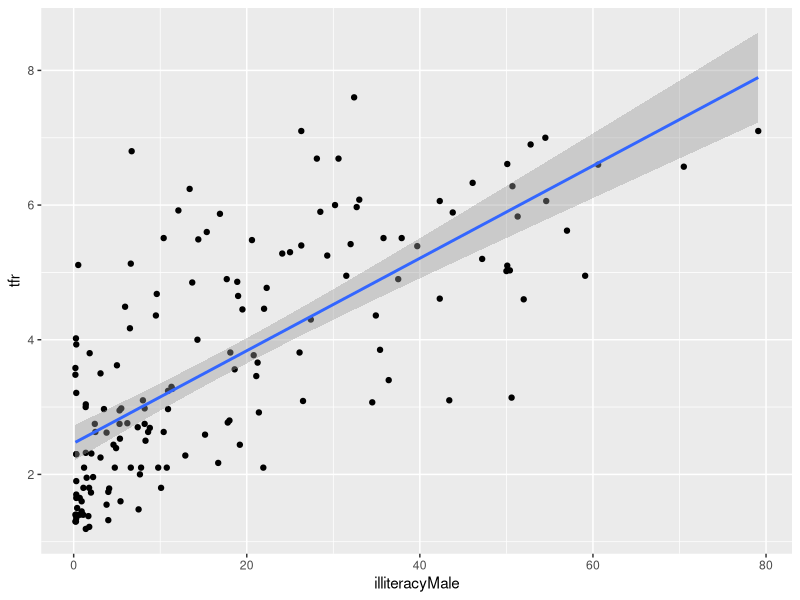
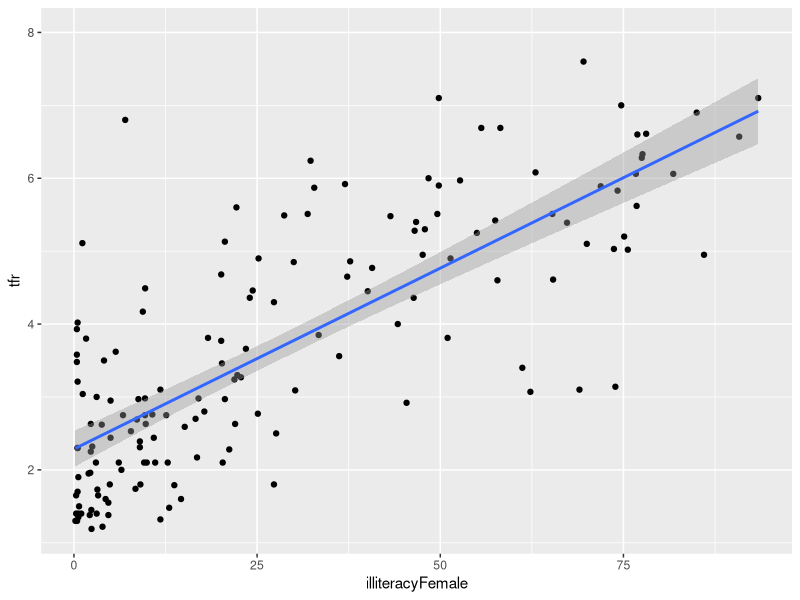
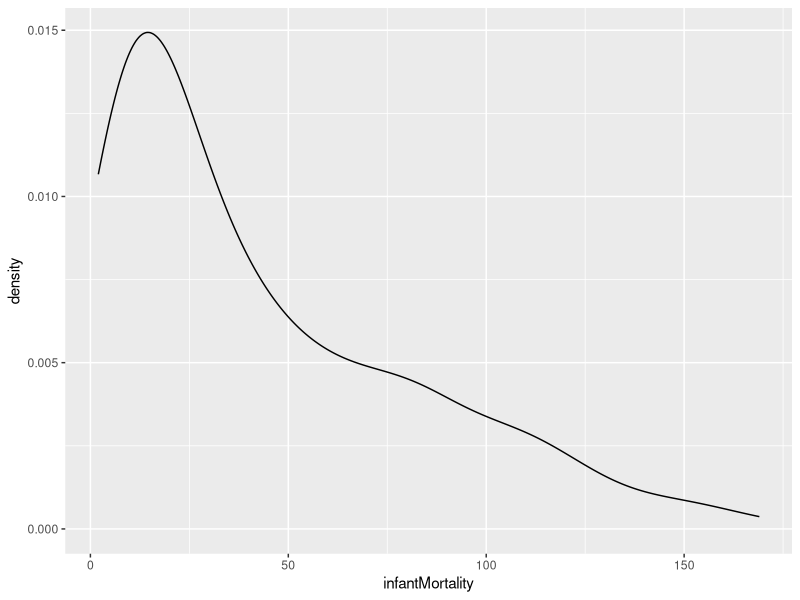
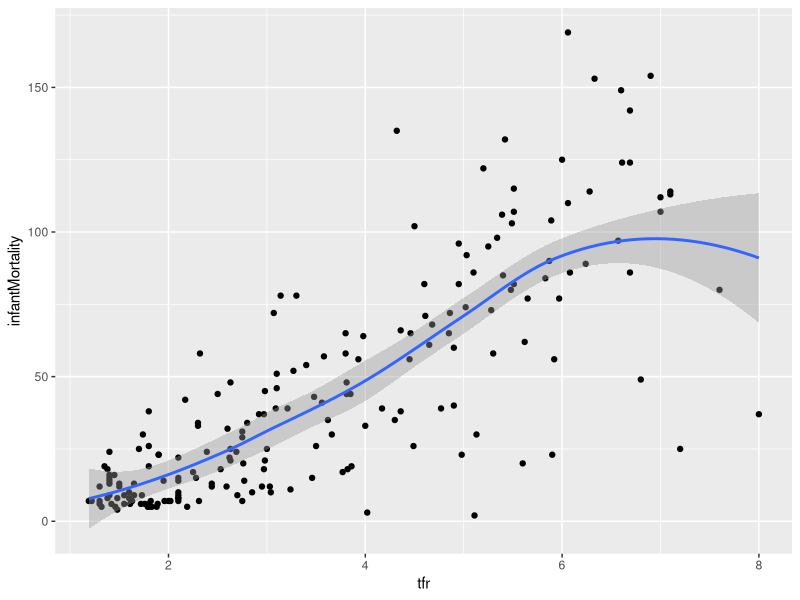
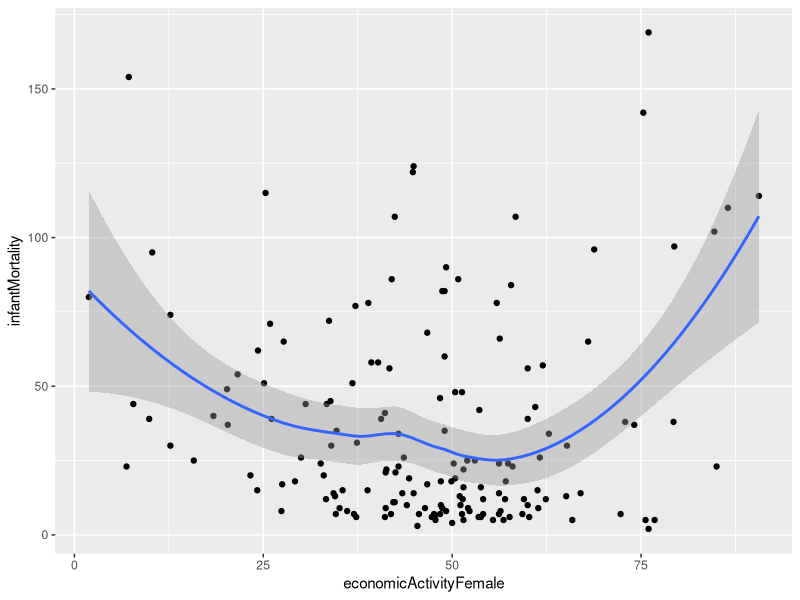
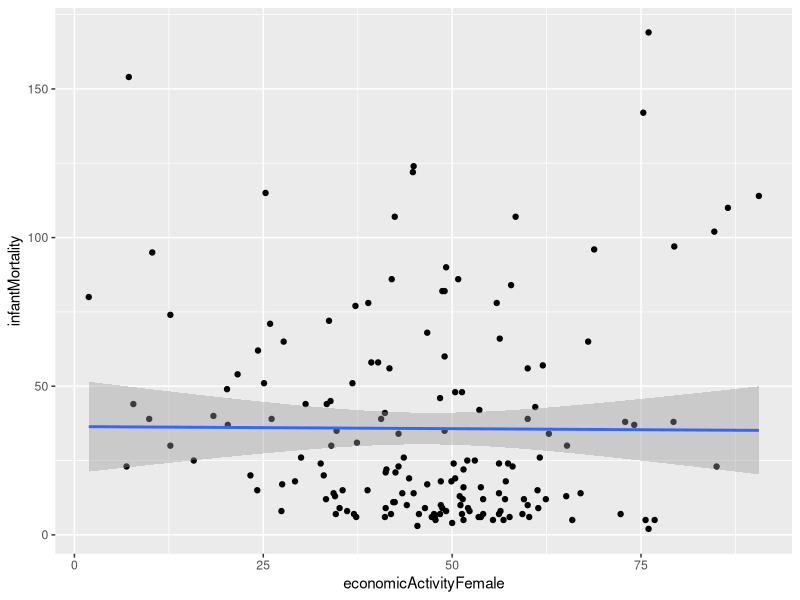
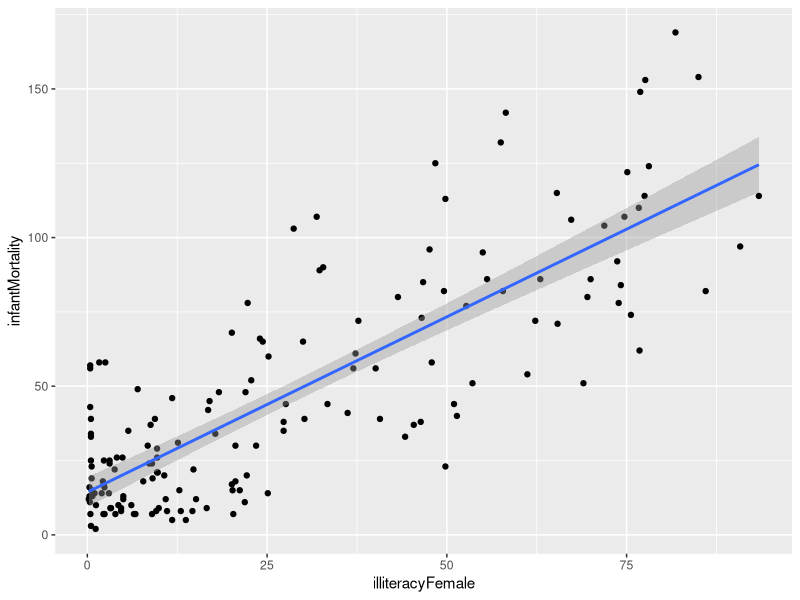

Here is the R script that generated these plots, in order:
## ---- chunk 1
knitr::opts_chunk$set(echo = TRUE, eval = F)
## ---- chunk 2
library(tidyverse)
countries = read.csv("data/countries.csv")
un <- read.table("data/UnitedNations.txt") # you will need to download as .txt the UnitedNations data set
## ---- chunk 3

browseURL("https://sociology-fa-cu.github.io/appliedregressioninr/course_data.html") 
# browseURL function enables to quickly open webpages from your script

## ---- chunk 4
# compute percapita_gdp
countries <-
  countries %>% mutate(percapita_gdp = (gdp*1000000) / population)

mod1 <- lm(percapita_gdp ~ uni_prc, data = countries)
summary(mod1)

"This model is not very nice to intepret at its face value. It says that percapita GDP of a country with no university educated people is -26404 EUR. A non-sensical value which result from the fact that there are no countries without university educated people (yet we extrapolate to such hypothetical countires). It further says that the difference between the hypothetical countries with no uni educated and countries with all people having university degree is 197313 EUR. From this, we can easily calculate that the difference in percapita GDP between two countries which differ by 1 percentage point in their proportion of uni educated people is 1973 EUR (197313 / 100). The difference is statistically significant from 0."


mod2 <- lm(percapita_gdp ~ uni_prc + dem_index, data = countries)
summary(mod2)

"The difference in per-capita GDP between countries which differ by one point in their democratic index (ten point scale) AND have the same proportion of university educated is 16310 EUR on average. This is a huge difference substantially and it is also statistically significant. Notice that the coefficient for 'uni_prc' went down dramatically to only 34543 EUR. In other words, for two countries with the same democratic index and differing by 1 percentage point in their proportion of university educated, the difference in per capita GDP only 345 EUR, a number which is likely some random noise given the broad standard errors."

  
## ---- chunk 5
un %>% glimpse() # when inspecting the dataset, you will notice there are two variables for illiteracy - one for males and one for females. Let's see what happens when we use the male illiteracy, the female illiteracy and when we use both.

mod3 <- lm(tfr ~ illiteracyMale, data = un)
summary(mod3)

"Male illiteracy is a fairly strong predictor of total fertility rate. For each percetnage point of male illiteracy, total fertility rate goes up by 0.068 children per woman. In other words, if two countries differ by 15 (1/0.068) percentage points in male illiteracy, the one with more illiteracy is expected to have 1 more child born per woman."

ggplot(aes(x=illiteracyMale, y = tfr), data = un) + geom_point() + geom_smooth(method="lm")


mod4 <- lm(tfr ~ illiteracyFemale, data = un)
summary(mod4)

"A similar story with slightly different numbers unfolds for female illitaracy, only the beta is a bit smaller."

ggplot(aes(x=illiteracyFemale, y = tfr), data = un) + geom_point() + geom_smooth(method="lm")

mod5 <- lm(tfr ~ illiteracyMale + illiteracyFemale, data = un)
summary(mod5)

"A peculiar thing happnes when we use both. The male illiteracy stops being statistically significant. We know that regression coefficients in MLR are in part dependent on other predictors in the model. This, however, is an extreme example. When two variables are very strongly correlated, like male and female illiteracy, it becomes difficult for the regression analysis to evaluate their independent (net) effect. This is called multicolinearity and we will address this issue in more detail later in the course. Generally, it is better to just use on of the two variables in the final model as the second one, while being a strong predictor in simple linear model, adds (almost) no new information."


cor(un$illiteracyFemale, un$illiteracyMale, use = "complete") # correlation is extreamly high between the two predictors


# You may have decided to center the variables:
un <-
  un %>% mutate(imc = illiteracyMale - mean(illiteracyMale, na.rm = TRUE),
                ifc = illiteracyFemale - mean(illiteracyFemale, na.rm=TRUE))

mod6 <- lm(tfr ~ imc + ifc, data = un)
summary(mod6)
## ---- chunk 6
ggplot(aes(x=infantMortality), data=un) + geom_density() # it is skewed, but we will proceed with the variable as is, without transformation. However, it is especially important to check assumptuions when this kind of distribution happens for the dependent variable. (We wil cover testing for assumptions later in the course.)
## ---- chunk 7

ggplot(aes(y=infantMortality, x = tfr), data=un) + geom_point() + geom_smooth()
# no surprise here, higher fertility associated with higher infant mortality (both typical of less developed countries). However, notice the spread seems to get bigger for higher values of total fertility rate. This could indicate issues to be covered later in the course.  

ggplot(aes(y=infantMortality, x = economicActivityFemale), data=un) + geom_point() + geom_smooth()
# female economic activity is not lineary associated with infant mortality, but there might be some U-shape non-linear relationship. Again, modelling non-linearity will be introduced further in the course.

ggplot(aes(y=infantMortality, x = economicActivityFemale), data=un) + geom_point() + geom_smooth(method = "lm")
# see the non-effect if the line to fit is forced to linear

ggplot(aes(y=infantMortality, x = illiteracyFemale), data=un) + geom_point() + geom_smooth(method = "lm")
# this is a fairly good looking linear association

## ---- chunk 8

fit1 <- lm(infantMortality ~ tfr + economicActivityFemale + illiteracyFemale, data = un)
summary(fit1)

# total fertility rate, female economic activity, and illiteracy among females all have their independent linear effect on infantMortality. This may be surprising for the female economic activity, where there was no linear association for the bivariate relationship. But this is not too rare: conditional main effects in MLR may differ a lot from bivariate main effects. 

# Interpreting the coefficients: when two hypothetical countries had the same level of female economic activity and female illiteracy rate, but differed in total fertility rate by one child per woman, the country with higher fertility rate is predicted to have 9.6 higher infant mortality rate (infant deaths per 1000 live births), on average. 

# Next, when 2 countries have the same level of total fertility rate and female illiteracy rate, but differ in female activity rate by one percentage point, the country with higher fertility rate will have 0.395 higher infant mortality rate, on average. 

# Finally, when 2 countries have the same level of total fertility rate and female economic activity, but differ in female illiteracy rate by one percentage point, the country with higher female illiteracy rate will have 0.68 higher infant mortality rate, on average.

# Note, correlation is not causation. Even if controlling for other variables, we cannot say that female economic activity causally increases infant mortality. This model is not based on any theory and there may be many other variables we would have to control for before being able to make even a tentative causal statement. The same is true for the other variables. We have no grounds to interpret this model causally at its face value. 

# In addition, we have not checked the assumption of normality (we will learn how to do it later in the course). So we have no guarantee that the linear fit is the best model specification. 

## ---- chunk 9

# 95
confint(fit1)

# 90
confint(fit1, level = 0.9) # the narrowest intervals are these because they provide us with least certainty. The more certain we want to be with our interval, the broader it will be.

# 99
confint(fit1, level = 0.99)

## ---- chunk 10

fit2 <- lm(scale(infantMortality) ~ scale(tfr) + scale(economicActivityFemale) + scale(illiteracyFemale), 
           data = un)
summary(fit2)

# we see tfr and illiteracyFemale have about the same explanatory power, economicActivityFemale has less

